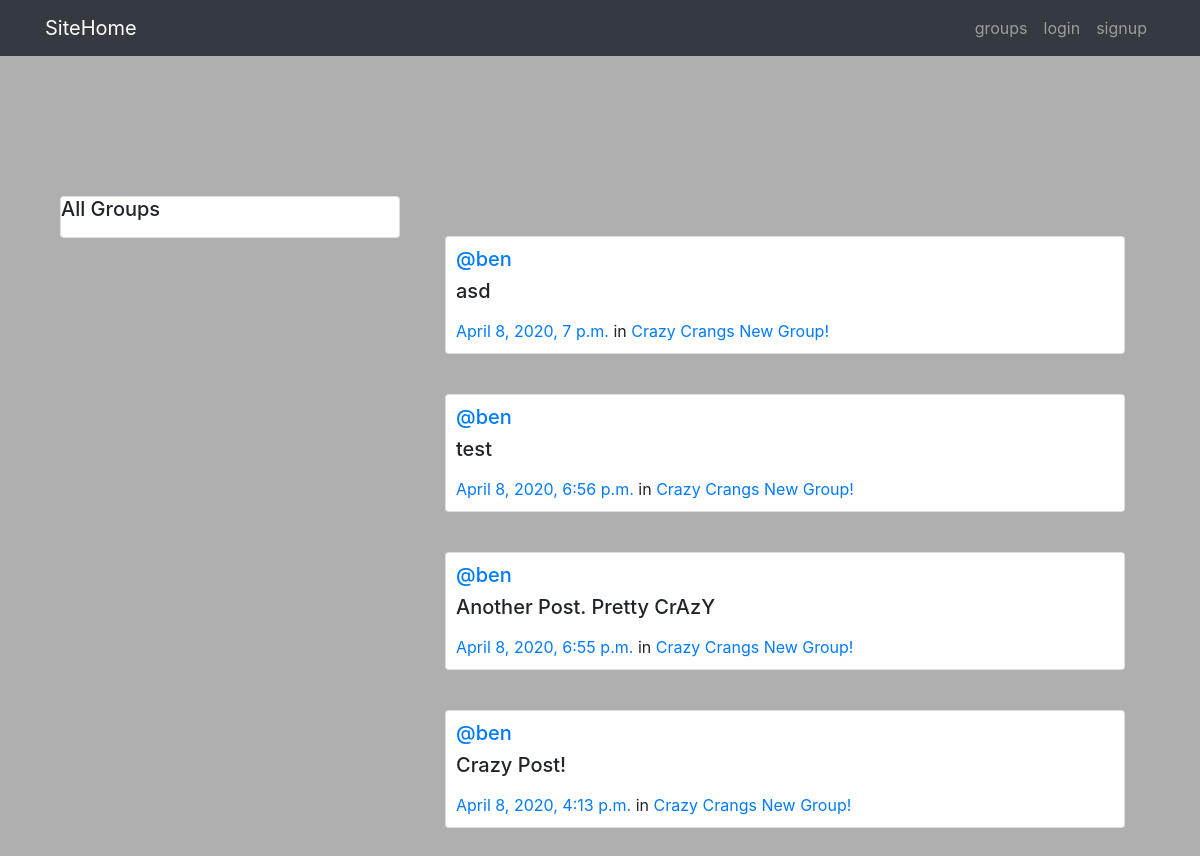
/posts/, run on the app's committed database.
### posts/models.py (models this page shows, shortened)
class Post(models.Model):
    user = models.ForeignKey(user , related_name='posts' , on_delete=models.DO_NOTHING)
    created_at = models.DateTimeField(auto_now=True)
    message = models.TextField()
    message_html = models.TextField(editable=False)
    group = models.ForeignKey(Group , related_name='posts' , null = True , blank = True , on_delete=models.DO_NOTHING)
    class Meta:
        ordering = ['-created_at']
        unique_together = ['user' , 'message']

### groups/models.py (models this page shows, shortened)
class Group(models.Model):
    name = models.CharField(max_length=255, unique=True)
    slug = models.SlugField(allow_unicode=True, unique=True)
    description = models.TextField(blank=True, default='')
    description_html = models.TextField(editable=False, default='', blank=True)
    members = models.ManyToManyField(User,through="GroupMember")
    class Meta:
        ordering = ["name"]

### posts/views.py (the view)
# urls.py: path('' , views.PostList.as_view() , name = 'all'),
class PostList(SelectRelatedMixin , generic.ListView):
    model = models.Post
    select_related = ('user' , 'group')

### posts/templates/posts/post_list.html (shortened to what this page needs)
{% extends 'posts/post_base.html'%}
{% block prepost %}
<div class="col-md-4">
  <div class="card card-with-shadow">
    <div class="content">
      <h5 class = 'title'>All Groups </h5>
    </div>
  </div>
</div>
{% endblock %}
{% block post_content %}
<div class="col-md-8">
  {% for post in post_list %}
    {% include 'posts/_post.html'%}
  {% endfor %}
</div>
{% endblock %}

### posts/templates/posts/_post.html (shortened to what this page needs)
<div class="container post-contet">
<div class="media card card-shadow" style = 'margin-top:40px; padding:10px; margin-bottom:40px;'>
	<h5 class="mr-5"><a href="{% url 'posts:for_user' username=post.user.username %}">@{{ post.user.username }}</a></h5>
	<div class="media-body">
		<h5>{{ post.message_html|safe }}</h5>
			<time class="time"><a href="{% url 'posts:single' username=post.user.username pk=post.pk %}">{{ post.created_at }}</a></time>
			{% if post.group %}
			<span class="group-name">in <a href="#">{{ post.group.name }}</a></span>
			{% endif %}
	</div>
</div>
</div>

### static/simplesocial/css/master.css (style rules this page uses)
html, body { height: 100%; width: 100%; overflow-y : auto; background: #AFAFAF; margin: 0; }

### data on the page
Post: user.username "ben", message_html "asd", created_at "April 8, 2020, 7 p.m.", group.name "Crazy Crangs New Group!"
Post: user.username "ben", message_html "test", created_at "April 8, 2020, 6:56 p.m.", group.name "Crazy Crangs New Group!"
Post: user.username "ben", message_html "Another Post. Pretty CrAzY", created_at "April 8, 2020, 6:55 p.m.", group.name "Crazy Crangs New Group!"
Post: user.username "ben", message_html "Crazy Post!", created_at "April 8, 2020, 4:13 p.m.", group.name "Crazy Crangs New Group!"
